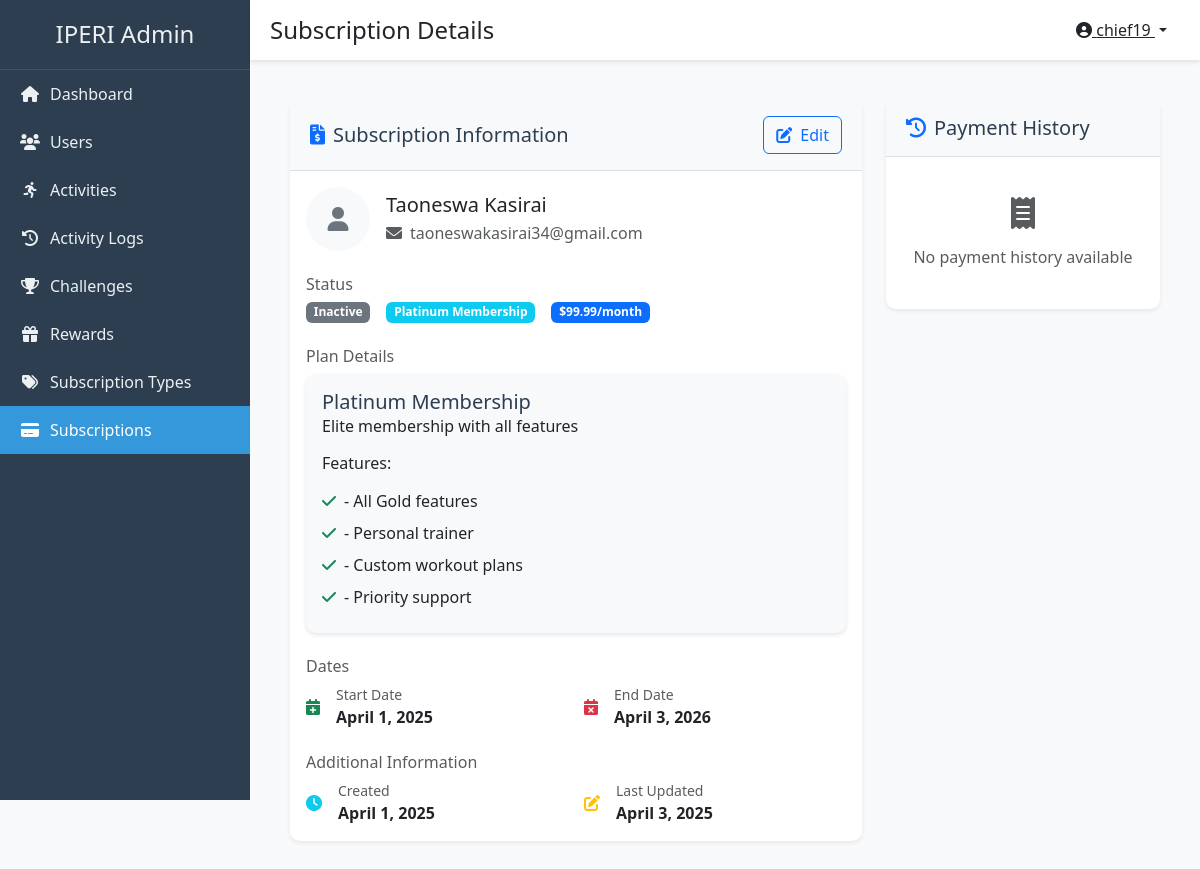
Page /admin-dashboard/subscriptions/1/ (signed in) on the committed database.
### healthxpfront/models.py (models this page shows, shortened)
class Subscription(models.Model):
    STATUS_CHOICES = (
        ('active', 'Active'),
        ('expired', 'Expired'),
        ('cancelled', 'Cancelled'),
    )
    user = models.OneToOneField(
        User, on_delete=models.CASCADE, related_name='subscription')
    subscription_type = models.ForeignKey(
        SubscriptionType, on_delete=models.PROTECT, related_name='subscriptions')
    start_date = models.DateField(auto_now_add=True)
    end_date = models.DateField(null=True, blank=True)
    status = models.CharField(
        max_length=20, choices=STATUS_CHOICES, default='active')
    auto_renew = models.BooleanField(default=False)
    created_at = models.DateTimeField(auto_now_add=True)
    updated_at = models.DateTimeField(auto_now=True)

class SubscriptionType(models.Model):
    name = models.CharField(max_length=100)
    code = models.CharField(max_length=20, unique=True)
    description = models.TextField()
    amount = models.DecimalField(
        max_digits=10, decimal_places=2, help_text="Monthly subscription amount in USD")
    features = models.TextField(
        help_text="List of features included in this subscription type")
    is_active = models.BooleanField(default=True)
    created_at = models.DateTimeField(auto_now_add=True)
    updated_at = models.DateTimeField(auto_now=True)
    class Meta:
        ordering = ['amount']

### healthxpadmin/views.py (the view)
class SubscriptionDetailView(LoginRequiredMixin, DetailView):
    model = Subscription
    template_name = 'healthxpadmin/subscription_detail.html'
    context_object_name = 'subscription'

### healthxpfront/context_processors.py (called while the page is built)
def cart_processor(request):
    context = {}
    if request.user.is_authenticated:
        try:
            cart = ShoppingCart.objects.get(user=request.user)
            context['user_cart'] = cart
            context['cart_item_count'] = cart.total_items
        except ShoppingCart.DoesNotExist:
            context['cart_item_count'] = 0
    return context

### healthxpadmin/templates/healthxpadmin/subscription_detail.html (shortened to what this page needs)
{% extends 'healthxpadmin/base.html' %}
{% block page_title %}Subscription Details{% endblock %}
{% block content %}
<div class="row">
    <div class="col-lg-8">
        <div class="card shadow-sm mb-4">
            <div class="card-header bg-light py-3 d-flex justify-content-between align-items-center">
                <h5 class="card-title mb-0">
                    <i class="fas fa-file-invoice-dollar text-primary me-2"></i>Subscription Information
                </h5>
                <div class="btn-group">
                    <a href="{% url 'healthxpadmin:subscription_update' subscription.pk %}"
                       class="btn btn-outline-primary">
                        <i class="fas fa-edit me-2"></i>Edit
                    </a>
                </div>
            </div>
            <div class="card-body">
                <div class="d-flex align-items-center mb-4">
                    <div class="avatar-lg me-3">
                        {% if subscription.user.profile.avatar %}
                            <img src="{{ subscription.user.profile.avatar.url }}"
                                 alt="User Avatar"
                                 class="rounded-circle img-thumbnail">
                        {% else %}
                            <div class="rounded-circle bg-light d-flex align-items-center justify-content-center"
                                 style="width: 64px; height: 64px;">
                                <i class="fas fa-user text-secondary" style="font-size: 24px;"></i>
                            </div>
                        {% endif %}
                    </div>
                    <div>
                        <h5 class="mb-1">{{ subscription.user.get_full_name }}</h5>
                        <p class="text-muted mb-0">
                            <i class="fas fa-envelope me-2"></i>{{ subscription.user.email }}
                        </p>
                    </div>
                </div>
                <div class="mb-4">
                    <h6 class="text-muted mb-2">Status</h6>
                    <div class="d-flex align-items-center gap-3">
                        {% if subscription.is_active %}
                            <span class="badge bg-success">Active</span>
                        {% else %}
                            <span class="badge bg-secondary">Inactive</span>
                        {% endif %}
                        <span class="badge bg-info">{{ subscription.subscription_type.name }}</span>
                        <span class="badge bg-primary">${{ subscription.subscription_type.amount }}/month</span>
                    </div>
                </div>
                <div class="mb-4">
                    <h6 class="text-muted mb-2">Plan Details</h6>
                    <div class="card bg-light">
                        <div class="card-body">
                            <h5 class="card-title">{{ subscription.subscription_type.name }}</h5>
                            <p class="card-text">{{ subscription.subscription_type.description }}</p>
                            <h6 class="mb-3">Features:</h6>
                            <ul class="list-unstyled mb-0">
                                {% for feature in subscription.subscription_type.features.splitlines %}
                                    <li class="mb-2">
                                        <i class="fas fa-check text-success me-2"></i>{{ feature }}
                                    </li>
                                {% endfor %}
                            </ul>
                        </div>
                    </div>
                </div>
                <div class="mb-4">
                    <h6 class="text-muted mb-2">Dates</h6>
                    <div class="row g-3">
                        <div class="col-md-6">
                            <div class="d-flex align-items-center">
                                <i class="fas fa-calendar-plus text-success me-3"></i>
                                <div>
                                    <small class="text-muted d-block">Start Date</small>
                                    <strong>{{ subscription.start_date|date:"F j, Y" }}</strong>
                                </div>
                            </div>
                        </div>
                        <div class="col-md-6">
                            <div class="d-flex align-items-center">
                                <i class="fas fa-calendar-times text-danger me-3"></i>
                                <div>
                                    <small class="text-muted d-block">End Date</small>
                                    <strong>{{ subscription.end_date|date:"F j, Y"|default:"No end date" }}</strong>
                                </div>
                            </div>
                        </div>
                    </div>
                </div>
                <div>
                    <h6 class="text-muted mb-2">Additional Information</h6>
                    <div class="row g-3">
                        <div class="col-md-6">
                            <div class="d-flex align-items-center">
                                <i class="fas fa-clock text-info me-3"></i>
                                <div>
                                    <small class="text-muted d-block">Created</small>
                                    <strong>{{ subscription.created_at|date:"F j, Y" }}</strong>
                                </div>
                            </div>
                        </div>
                        <div class="col-md-6">
                            <div class="d-flex align-items-center">
                                <i class="fas fa-edit text-warning me-3"></i>
                                <div>
                                    <small class="text-muted d-block">Last Updated</small>
                                    <strong>{{ subscription.updated_at|date:"F j, Y" }}</strong>
                                </div>
                            </div>
                        </div>
                    </div>
                </div>
            </div>
        </div>
    </div>
    <div class="col-lg-4">
        <div class="card shadow-sm">
            <div class="card-header bg-light py-3">
                <h5 class="card-title mb-0">
                    <i class="fas fa-history text-primary me-2"></i>Payment History
                </h5>
            </div>
            <div class="card-body">
                {% if payments %}
                    <div class="timeline">
                        {% for payment in payments %}
                            <div class="timeline-item">
                                <div class="timeline-marker"></div>
                                <div class="timeline-content">
                                    <h6 class="mb-1">${{ payment.amount }}</h6>
                                    <p class="text-muted mb-0">
                                        <small>
                                            <i class="fas fa-calendar me-1"></i>{{ payment.date|date:"F j, Y" }}
                                        </small>
                                    </p>
                                    <p class="text-muted mb-0">
                                        <small>
                                            <i class="fas fa-credit-card me-1"></i>{{ payment.method }}
                                        </small>
                                    </p>
                                </div>
                            </div>
                        {% endfor %}
                    </div>
                {% else %}
                    <div class="text-center py-4">
                        <i class="fas fa-receipt text-muted mb-3" style="font-size: 2rem;"></i>
                        <p class="text-muted mb-0">No payment history available</p>
                    </div>
                {% endif %}
            </div>
        </div>
    </div>
</div>
{% endblock %}

### healthxpadmin/templates/healthxpadmin/base.html (shortened to what this page needs)
{% load static %}
<!DOCTYPE html>
<html lang="en">
<head>
    <link href="https://cdn.jsdelivr.net/npm/bootstrap@5.3.0/dist/css/bootstrap.min.css" rel="stylesheet">
    <link href="https://cdnjs.cloudflare.com/ajax/libs/font-awesome/6.0.0/css/all.min.css" rel="stylesheet">
    <link href="{% static 'healthxpadmin/css/style.css' %}" rel="stylesheet">
</head>
<body>
    <div class="wrapper">
        <nav class="sidebar">
            <div class="sidebar-header">
                <h3>IPERI Admin</h3>
            </div>
            <ul class="nav flex-column">
                <li class="nav-item">
                    <a class="nav-link {% if request.resolver_match.url_name == 'dashboard_home' %}active{% endif %}"
                       href="{% url 'healthxpadmin:dashboard_home' %}">
                        <i class="fas fa-home"></i> Dashboard
                    </a>
                </li>
                <li class="nav-item">
                    <a class="nav-link {% if 'user' in request.resolver_match.url_name %}active{% endif %}"
                       href="{% url 'healthxpadmin:user_list' %}">
                        <i class="fas fa-users"></i> Users
                    </a>
                </li>
                <li class="nav-item">
                    <a class="nav-link {% if 'activity_type' in request.resolver_match.url_name %}active{% endif %}"
                       href="{% url 'healthxpadmin:activity_type_list' %}">
                        <i class="fas fa-running"></i> Activities
                    </a>
                </li>
                <li class="nav-item">
                    <a class="nav-link {% if 'activity_log' in request.resolver_match.url_name %}active{% endif %}"
                       href="{% url 'healthxpadmin:activity_log_list' %}">
                        <i class="fas fa-history"></i> Activity Logs
                    </a>
                </li>
                <li class="nav-item">
                    <a class="nav-link {% if 'challenge' in request.resolver_match.url_name %}active{% endif %}"
                       href="{% url 'healthxpadmin:challenge_list' %}">
                        <i class="fas fa-trophy"></i> Challenges
                    </a>
                </li>
                <li class="nav-item">
                    <a class="nav-link {% if 'reward' in request.resolver_match.url_name %}active{% endif %}"
                       href="{% url 'healthxpadmin:reward_list' %}">
                        <i class="fas fa-gift"></i> Rewards
                    </a>
                </li>
                <li class="nav-item">
                    <a class="nav-link {% if 'subscription_type' in request.resolver_match.url_name %}active{% endif %}"
                       href="{% url 'healthxpadmin:subscription_type_list' %}">
                        <i class="fas fa-tags"></i> Subscription Types
                    </a>
                </li>
                <li class="nav-item">
                    <a class="nav-link {% if 'subscription' in request.resolver_match.url_name and 'type' not in request.resolver_match.url_name %}active{% endif %}"
                       href="{% url 'healthxpadmin:subscription_list' %}">
                        <i class="fas fa-credit-card"></i> Subscriptions
                    </a>
                </li>
            </ul>
        </nav>
        <div class="main-content">
            <div class="top-navbar">
                <div class="d-flex align-items-center">
                    <h4 class="mb-0">{% block page_title %}{% endblock %}</h4>
                </div>
                <div class="d-flex align-items-center">
                    <div class="dropdown">
                        <button class="btn btn-link text-dark dropdown-toggle" type="button" id="userDropdown" data-bs-toggle="dropdown">
                            <i class="fas fa-user-circle"></i> {{ request.user.username }}
                        </button>
                    </div>
                </div>
            </div>
            <div class="content-wrapper">
                {% block content %}{% endblock %}
            </div>
        </div>
    </div>
</body>
</html>

### healthxpadmin/static/healthxpadmin/css/style.css (style rules this page uses)
:root { --sidebar-width: 250px; --header-height: 60px; }
body { font-family: 'Segoe UI', Tahoma, Geneva, Verdana, sans-serif; background-color: #f8f9fa; }
.wrapper { display: flex; min-height: 100vh; }
.sidebar { width: var(--sidebar-width); background-color: #2c3e50; color: white; position: fixed; height: 100vh; overflow-y: auto; transition: all 0.3s; }
.sidebar-header { padding: 20px; text-align: center; border-bottom: 1px solid rgba(255, 255, 255, 0.1); }
.sidebar-header h3 { margin: 0; font-size: 1.5rem; color: #ecf0f1; }
.nav-link { color: #ecf0f1; padding: 12px 20px; display: flex; align-items: center; transition: all 0.3s; }
.nav-link i { margin-right: 10px; width: 20px; text-align: center; }
.nav-link.active { background-color: #3498db; color: white; }
.main-content { flex: 1; margin-left: var(--sidebar-width); padding: 20px; }
.top-navbar { height: var(--header-height); background-color: white; box-shadow: 0 2px 4px rgba(0, 0, 0, 0.1); display: flex; align-items: center; justify-content: space-between; padding: 0 20px; position: fixed; top: 0; right: 0; left: var(--sidebar-width); z-index: 1000; }
.content-wrapper { margin-top: var(--header-height); padding: 20px; }
.card { border: none; border-radius: 10px; box-shadow: 0 2px 4px rgba(0, 0, 0, 0.1); margin-bottom: 20px; }
.card-header { background-color: white; border-bottom: 1px solid rgba(0, 0, 0, 0.1); padding: 15px 20px; }
.card-title { margin: 0; font-size: 1.25rem; color: #2c3e50; }

### healthxpadmin/templates/healthxpadmin/subscription_detail.html (style rules this page uses)
.avatar-lg { width: 64px; height: 64px; }

### rows in the picture
Subscription: user.get_full_name "Taoneswa Kasirai", user.email "taoneswakasirai34@gmail.com", subscription_type.name "Platinum Membership", subscription_type.amount "99.99", subscription_type.description "Elite membership with all features", start_date "April 1, 2025", end_date "April 3, 2026", created_at "April 1, 2025", updated_at "April 3, 2025"

### other values in the picture
{{ request.user.username }} "chief19"
{{ feature }} "- All Gold features" "- Personal trainer" "- Custom workout plans" "- Priority support"
